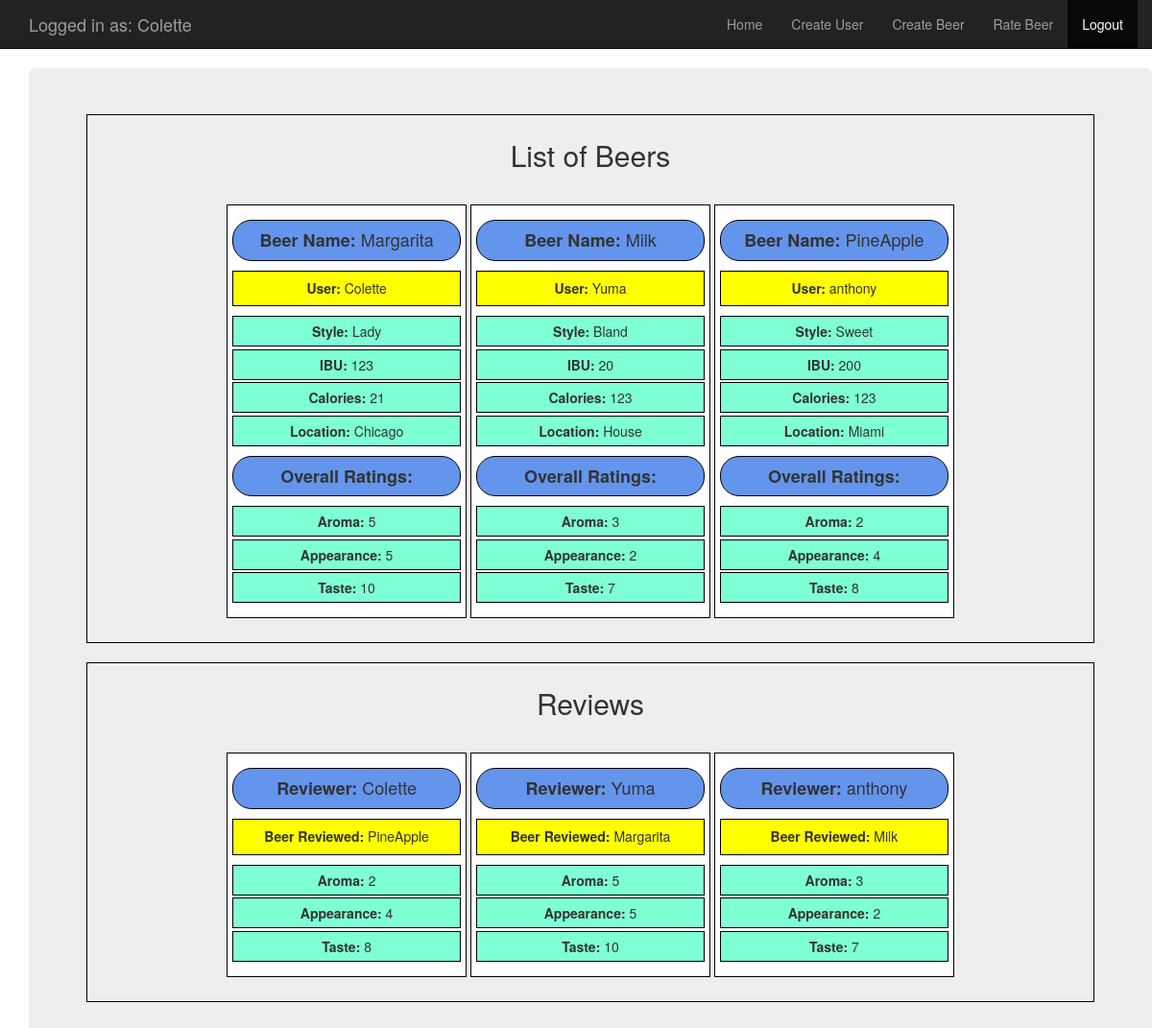
The app's page /home/ (signed in), older data.
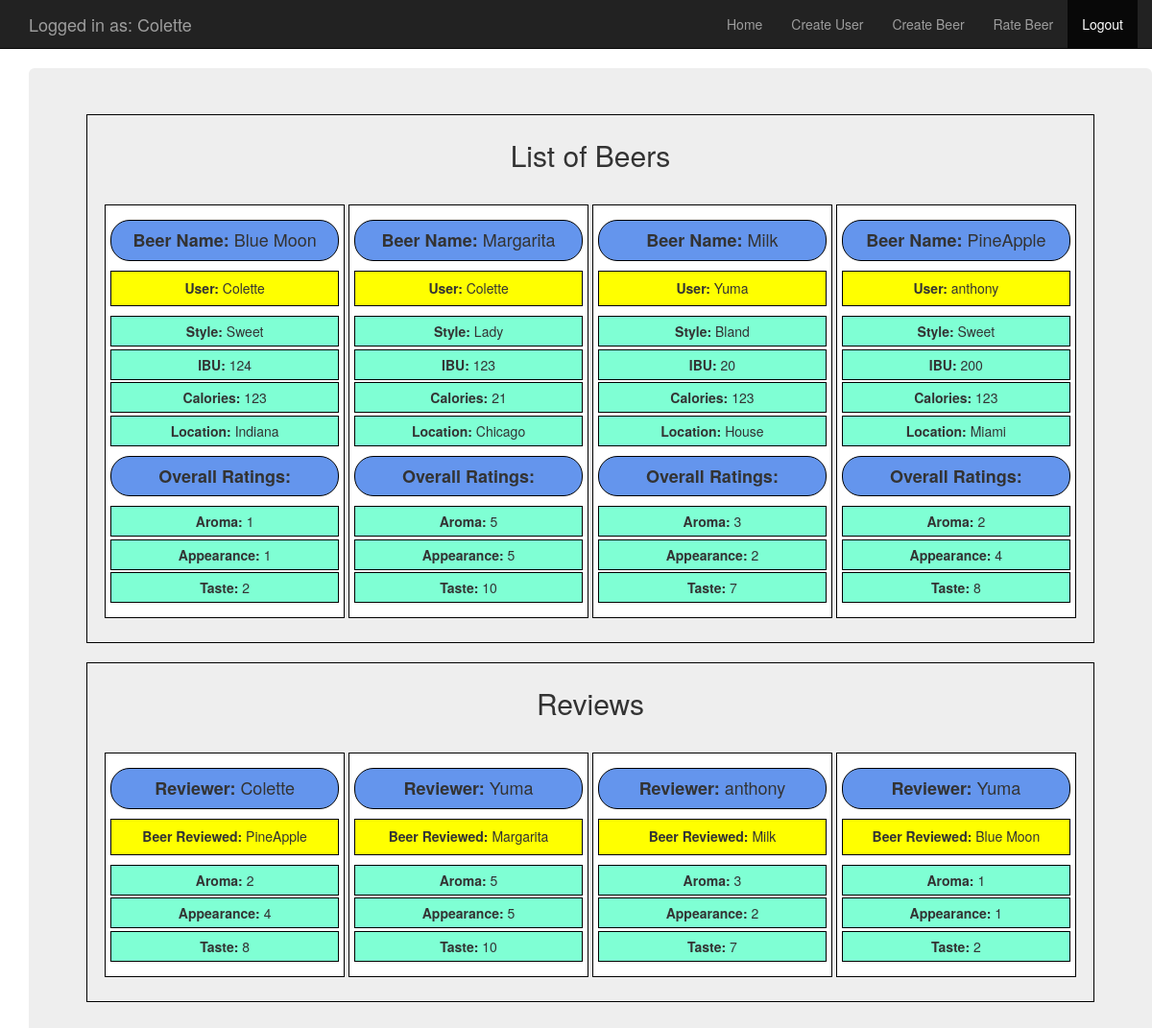
The same page, newer data.
### beer_tracker/models.py (models this page shows, shortened)
class BeerModel(models.Model):
    user = models.ForeignKey(User, default=1)
    name = models.CharField(max_length=254, default="")
    style = models.CharField(max_length=254, default="")
    ibu = models.IntegerField(default="")
    calories = models.IntegerField(default="")
    abv = models.IntegerField(default="")
    location = models.CharField(max_length=254, default="")
    class Meta:
        verbose_name_plural = 'Beers'
    def __str__(self):
        return self.name

class RateModel(models.Model):
    FIVE_REVIEWS = (
        (5, 5),
        (4, 4),
        (3, 3),
        (2, 2),
        (1, 1),
    )
    TEN_REVIEWS= (
        (10, 10),
        (9, 9),
        (8, 8),
        (7, 7),
        (6, 6),
        (5, 5),
        (4, 4),
        (3, 3),
        (2, 2),
        (1, 1),
    )
    user = models.ForeignKey(User, default=1)
    beer = models.ForeignKey(BeerModel)
    aroma = models.PositiveIntegerField(choices=FIVE_REVIEWS, default="5")
    appearance = models.PositiveIntegerField(choices=FIVE_REVIEWS, default="5")
    taste = models.PositiveIntegerField(choices= TEN_REVIEWS, default= "10")
    class Meta:
        verbose_name_plural = 'Ratings'

### beer_tracker/views.py (the view)
# urls.py: url(r'^home/', include('beer_tracker.urls'), name="home"),
@login_required
def home(request):
    beers = BeerModel.objects.order_by('name').annotate(
        avg__aroma=Avg('ratemodel__aroma'),
        avg__appearance=Avg('ratemodel__appearance'),
        avg__taste=Avg('ratemodel__taste'),
    )
    rates = RateModel.objects.order_by('beer')
    dict = {'records': beers, 'rates': rates}
    return render(request, 'beer_tracker/home.html', context=dict)

### templates/beer_tracker/home.html
{% extends "beer_tracker/base.html" %}
{% block body_block %}
{% load staticfiles %}
{% if records %}
    <div class="jumbotron container" >
        <div class="table">
            <h2>List of Beers</h2>
            {% for beers in records %}
                <div class="table">
                    <h4><b>Beer Name: </b>{{ beers.name }}</h4>
                    <h5><b>User: </b>{{ beers.user }}</h5>
                    <ul>
                        <li><b>Style: </b>{{ beers.style }}</li>
                        <li><b>IBU: </b>{{ beers.ibu }}</li>
                        <li><b>Calories: </b>{{ beers.calories }}</li>
                        <li><b>Location: </b>{{ beers.location }}</li>
                    </ul>
                    <h4><b>Overall Ratings: </b></h4>
                    <ul>
                        <li><b>Aroma: </b>{{ beers.avg__aroma|floatformat }}</li>
                        <li><b>Appearance: </b>{{ beers.avg__appearance|floatformat }}</li>
                        <li><b>Taste: </b>{{ beers.avg__taste|floatformat }}</li>
                    </ul>
                </div>
            {% endfor %}
        </div>
        <div class="table">
            <h2>Reviews</h2>
            {% for rate in rates %}
                <div class="table">
                    <h4><b>Reviewer: </b>{{ rate.user }}</h4>
                    <h5><b>Beer Reviewed: </b>{{ rate.beer }}</h5>
                    <ul>
                        <li><b>Aroma: </b>{{ rate.aroma }}</li>
                        <li><b>Appearance: </b>{{ rate.appearance }}</li>
                        <li><b>Taste: </b>{{ rate.taste }}</li>
                    </ul>
                </div>
            {% endfor %}
        </div>
{% else %}
    <div class="jumbotron">
        <p>There are currently no Beers. To create a beer click on New Beer</p>
    </div>
{%  endif %}
    </div>
{% endblock %}

Row changes from the older to the newer data that the page shows:
added BeerModel: name "Blue Moon", user "Colette", style "Sweet", ibu "124", calories "123", location "Indiana", avg__aroma "1", avg__appearance "1", avg__taste "2"
added RateModel: user "Yuma", beer "Blue Moon", aroma "1", appearance "1", taste "2"
